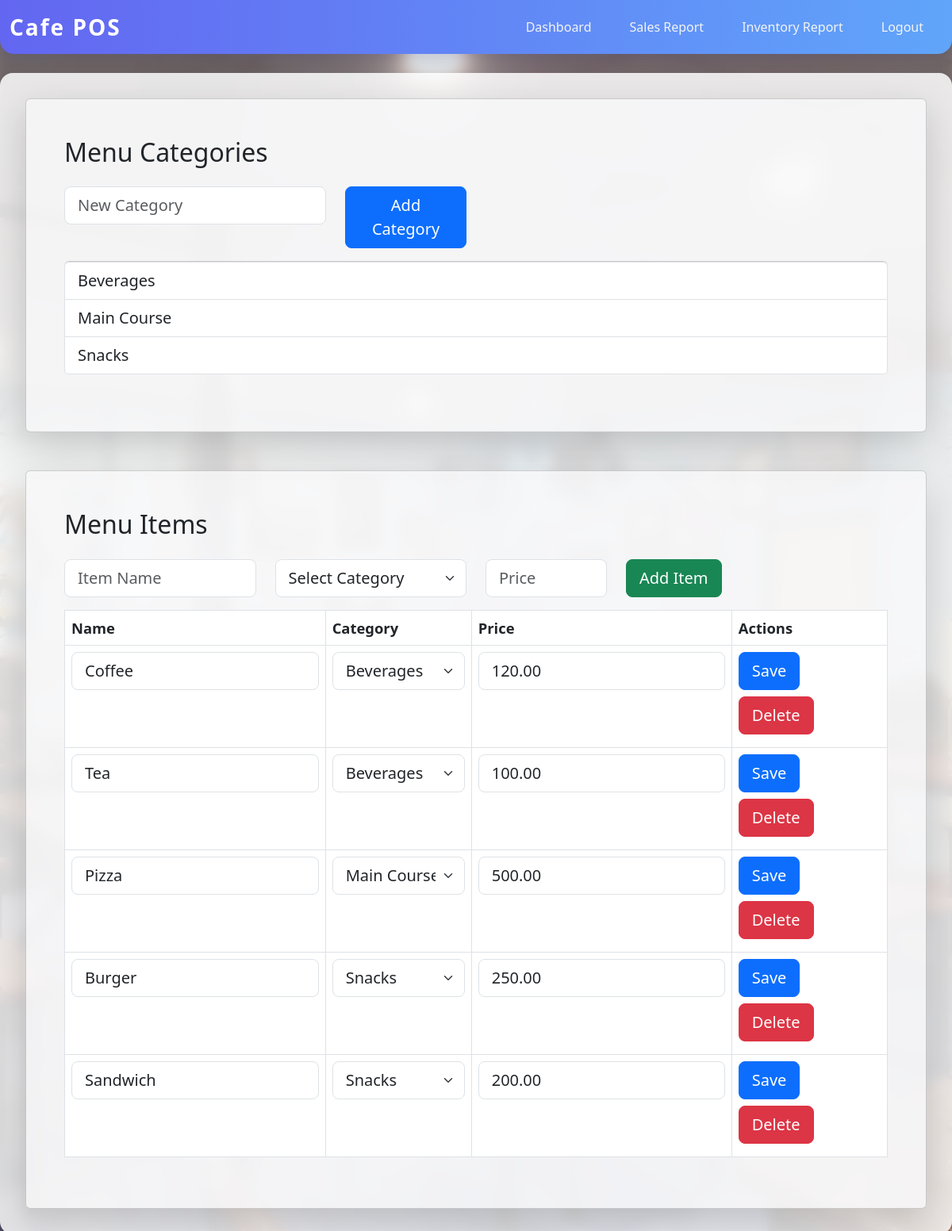
The page /admin/menu.php (signed in) on the database its author committed.
### tables this page shows
CREATE TABLE restaurant_details (
    id INT AUTO_INCREMENT PRIMARY KEY,
    name VARCHAR(100) NOT NULL,
    address VARCHAR(255) NOT NULL,
    phone VARCHAR(30) NOT NULL,
    pan_vat VARCHAR(30)
);

CREATE TABLE menu_categories (
    id INT AUTO_INCREMENT PRIMARY KEY,
    name VARCHAR(50) NOT NULL UNIQUE
);

CREATE TABLE menu_items (
    id INT AUTO_INCREMENT PRIMARY KEY,
    name VARCHAR(100) NOT NULL,
    category_id INT NOT NULL,
    price DECIMAL(10,2) NOT NULL,
    FOREIGN KEY (category_id) REFERENCES menu_categories(id) ON DELETE CASCADE
);

### admin/menu.php (the view, shortened to what this page needs)
<?php
require_once __DIR__ . '/../config.php';
$categories = $pdo->query("SELECT * FROM menu_categories ORDER BY name")->fetchAll();
$items = $pdo->query("SELECT mi.*, mc.name as category FROM menu_items mi JOIN menu_categories mc ON mi.category_id = mc.id ORDER BY mc.name, mi.name")->fetchAll();
?>
<!DOCTYPE html>
<html lang="en">
<head>
    <link href="https://cdn.jsdelivr.net/npm/bootstrap@5.3.0/dist/css/bootstrap.min.css" rel="stylesheet">
    <link href="../public/style.css" rel="stylesheet">
</head>
<body>
<?php include '../public/navbar.php'; ?>
<div class='container mt-4' style="max-width: 1200px;">
  <div class="card p-5 mb-5 bg-light bg-opacity-75 shadow-lg" style="font-size: 1.25rem;">
    <h2 class="mb-4" style="font-size:2rem;">Menu Categories</h2>
    <form method="post" class="row g-4 mb-3">
        <div class="col-md-4"><input type="text" name="category_name" class="form-control form-control-lg" placeholder="New Category" required></div>
        <div class="col-md-2"><button type="submit" name="add_category" class="btn btn-primary btn-lg">Add Category</button></div>
    </form>
    <ul class="list-group mb-4">
        <?php foreach ($categories as $cat): ?>
            <li class="list-group-item fs-5"><?php echo htmlspecialchars($cat['name']); ?></li>
        <?php endforeach; ?>
    </ul>
  </div>
  <div class="card p-5 bg-light bg-opacity-75 shadow-lg" style="font-size: 1.25rem; overflow-x:auto;">
    <h2 class="mb-4" style="font-size:2rem;">Menu Items</h2>
    <form method="post" class="row g-4 mb-3">
        <div class="col-md-3"><input type="text" name="item_name" class="form-control form-control-lg" placeholder="Item Name" required></div>
        <div class="col-md-3">
            <select name="category_id" class="form-select form-select-lg" required>
                <option value="">Select Category</option>
            </select>
        </div>
        <div class="col-md-2"><input type="number" step="0.01" name="price" class="form-control form-control-lg" placeholder="Price" required></div>
        <div class="col-md-2"><button type="submit" name="add_item" class="btn btn-success btn-lg">Add Item</button></div>
    </form>
    <div style="width:100%; overflow-x:auto;">
      <table class="table table-bordered table-hover bg-white bg-opacity-75" style="font-size:1.15rem; width:100%; min-width:900px;">
          <thead>
              <tr>
                  <th>Name</th>
                  <th>Category</th>
                  <th>Price</th>
                  <th>Actions</th>
              </tr>
          </thead>
          <tbody>
          <?php foreach ($items as $item): ?>
              <tr>
                  <form method="post" class="d-flex flex-wrap">
                      <td><input type="text" name="item_name" value="<?php echo htmlspecialchars($item['name']); ?>" class="form-control form-control-lg" required></td>
                      <td>
                          <select name="category_id" class="form-select form-select-lg" required>
                              <?php foreach ($categories as $cat): ?>
                                  <option value="<?php echo $cat['id']; ?>" <?php if ($cat['id'] == $item['category_id']) echo 'selected'; ?>><?php echo htmlspecialchars($cat['name']); ?></option>
                              <?php endforeach; ?>
                          </select>
                      </td>
                      <td><input type="number" step="0.01" name="price" value="<?php echo $item['price']; ?>" class="form-control form-control-lg" required></td>
                      <td>
                          <button type="submit" name="edit_item" class="btn btn-primary btn-lg me-2 mb-2">Save</button>
                          <button type="submit" name="delete_item" class="btn btn-danger btn-lg mb-2" onclick="return confirm('Delete this item?')">Delete</button>
                      </td>
                  </form>
              </tr>
          <?php endforeach; ?>
          </tbody>
      </table>
    </div>
  </div>
</div>
</body>
</html>

### public/navbar.php (shortened to what this page needs)
<nav class="navbar navbar-expand-lg navbar-dark bg-dark mb-4">
  <div class="container-fluid">
    <?php
    require_once __DIR__ . '/../config.php';
    $rest = $pdo->query("SELECT name FROM restaurant_details LIMIT 1")->fetch();
    $restaurant_name = $rest ? $rest['name'] : 'Cafe POS';
    ?>
    <a class="navbar-brand fw-bold fs-3" href="/POSSYSTEM/public/dashboard.php" style="color:#fff;"><?php echo htmlspecialchars($restaurant_name); ?></a>
    <div class="collapse navbar-collapse d-flex align-items-center justify-content-between" id="navbarNav">
      <ul class="navbar-nav ms-auto d-flex flex-row gap-3">
        <li class="nav-item"><a class="nav-link text-white" href="/POSSYSTEM/public/dashboard.php">Dashboard</a></li>
        <li class="nav-item"><a class="nav-link text-white" href="/POSSYSTEM/reports/sales.php">Sales Report</a></li>
        <li class="nav-item"><a class="nav-link text-white" href="/POSSYSTEM/reports/inventory.php">Inventory Report</a></li>
        <li class="nav-item"><a class="nav-link text-white" href="/POSSYSTEM/public/logout.php">Logout</a></li>
      </ul>
  </div>
</nav>

### public/style.css (style rules this page uses)
body { position: relative; background: linear-gradient(135deg, #f8fafc 0%, #e0e7ff 100%), url('/possystem/img/unnamed.jpg'); background-size: cover; background-repeat: no-repeat; background-position: center center; background-blend-mode: multiply; min-height: 100vh; }
body::before { content: ""; position: fixed; top: 0; left: 0; right: 0; bottom: 0; z-index: -1; background: linear-gradient(135deg, #f8fafc 0%, #e0e7ff 100%), url('/possystem/img/unnamed.jpg'); background-size: cover; background-repeat: no-repeat; background-position: center center; background-blend-mode: multiply; filter: blur(8px) brightness(0.9); }
.navbar { background: linear-gradient(90deg, #6366f1 0%, #60a5fa 100%); box-shadow: 0 4px 16px rgba(60,60,120,0.15); border-radius: 0 0 18px 18px; }
.navbar-brand { font-weight: bold; font-size: 1.5rem; color: #fff !important; letter-spacing: 2px; }
.navbar-nav .nav-link { color: #f3f4f6 !important; font-weight: 500; margin-right: 1rem; border-radius: 8px; transition: background 0.2s; }
.container { background: rgba(255,255,255,0.85); border-radius: 16px; box-shadow: 0 2px 8px rgba(60,60,120,0.08); padding: 2rem; margin-top: 2rem; }

### rows shown on the page
restaurant_details: name "Cafe POS"
menu_categories: name "Beverages"
menu_categories: name "Main Course"
menu_categories: name "Snacks"
menu_items: item_name "Coffee", category_id "Beverages", price "120.00"
menu_items: item_name "Tea", category_id "Beverages", price "100.00"
menu_items: item_name "Pizza", category_id "Main Course", price "500.00"
menu_items: item_name "Burger", category_id "Snacks", price "250.00"
menu_items: item_name "Sandwich", category_id "Snacks", price "200.00"
